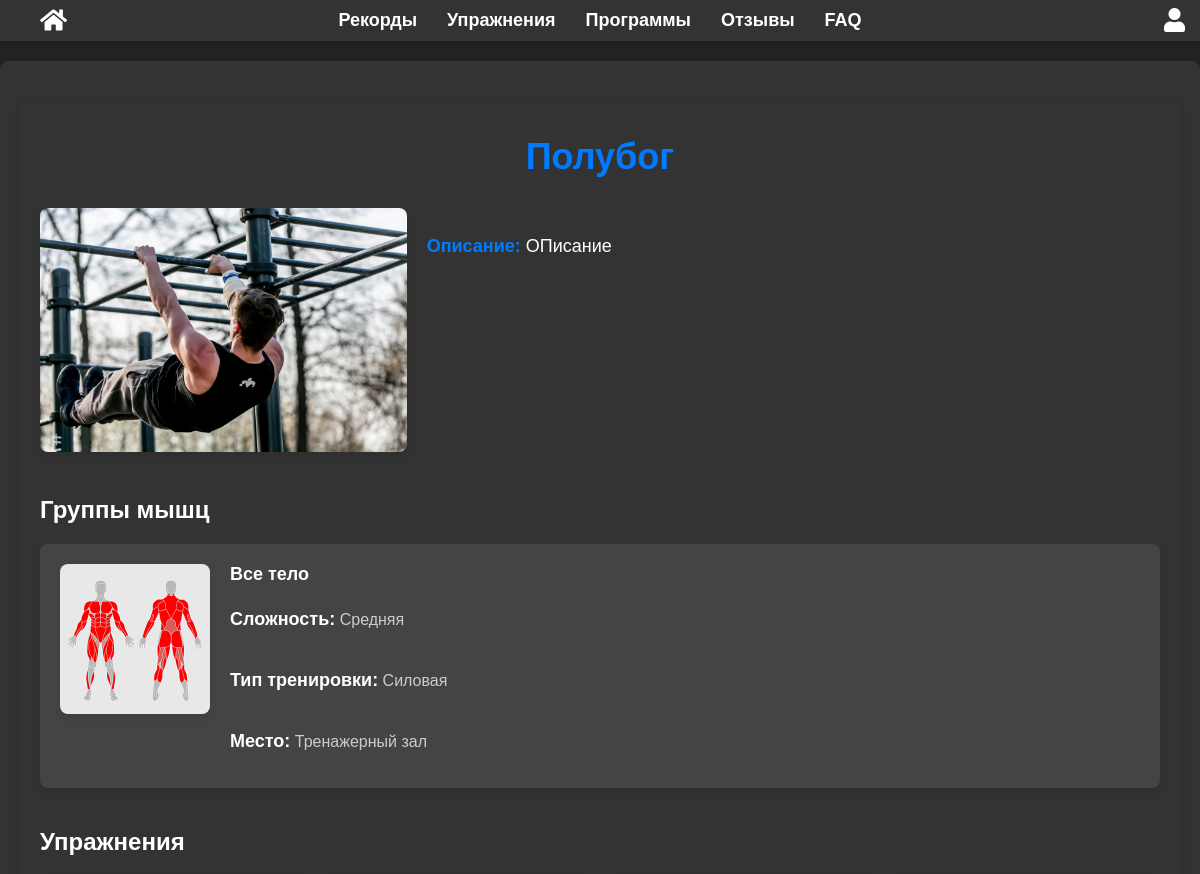
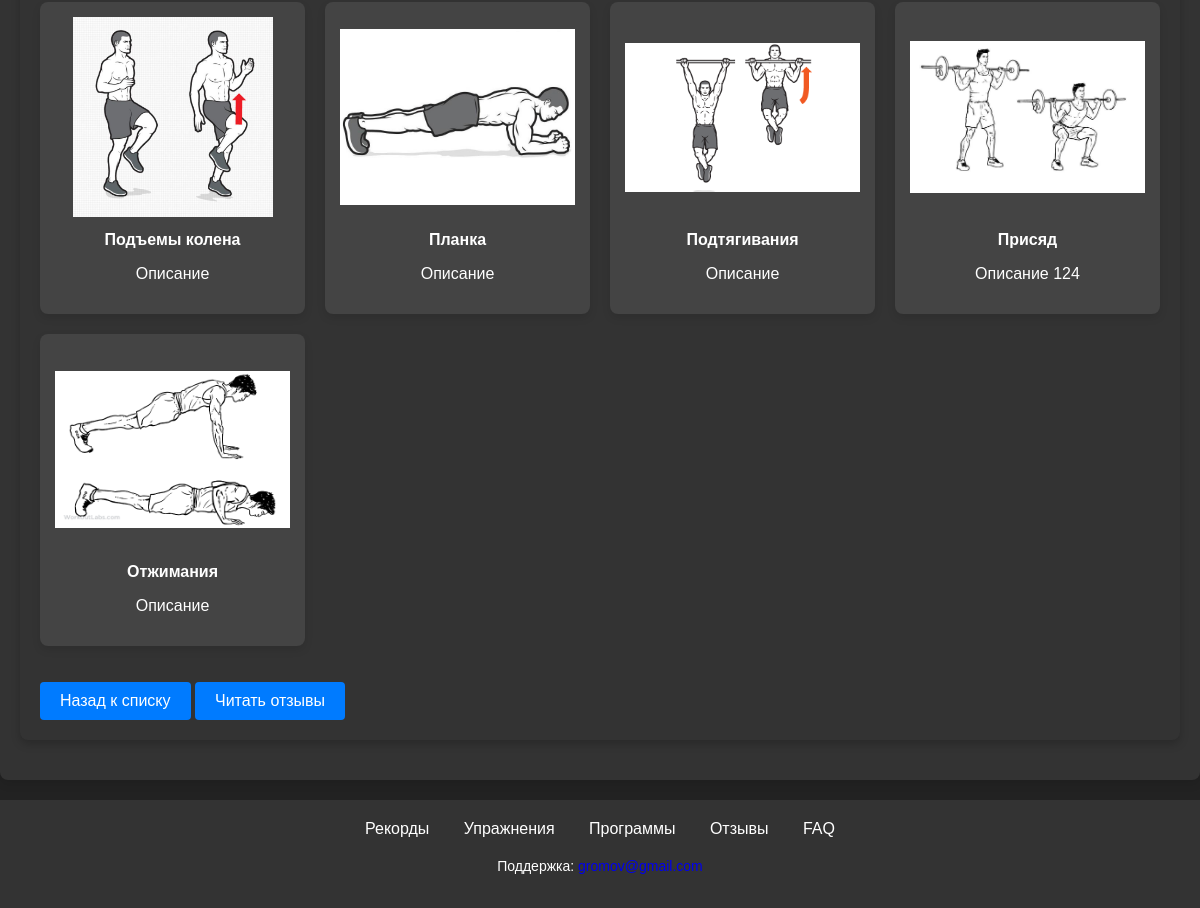
The page /workout/program/2/ on the database its author committed (2 pictures, top to bottom).
### workout/models.py (models this page shows, shortened)
class WorkoutProgram(models.Model):
    title = models.CharField(max_length=100, verbose_name="Название программы")
    image = models.ImageField(upload_to='workout_programs/', verbose_name="Изображение")
    description = models.TextField(verbose_name="Описание программы")
    muscle_groups = models.ManyToManyField(MuscleGroup, verbose_name="Группы мышц")
    exercises = models.ManyToManyField(Exercise, verbose_name="Упражнения")
    difficulty_level = models.CharField(
        max_length=10,
        choices=DifficultyLevel.choices,
        verbose_name="Уровень сложности",
        default=DifficultyLevel.EASY  # Устанавливаем дефолтное значение
    )
    workout_type = models.CharField(
        max_length=10,
        choices=WorkoutType.choices,
        verbose_name="Тип тренировки",
        default=WorkoutType.CARDIO  # Устанавливаем дефолтное значение
    )
    training_place = models.CharField(
        max_length=20,
        choices=TrainingPlace.choices,
        verbose_name="Место тренировки",
        default=TrainingPlace.GYM  # Устанавливаем дефолтное значение
    )
    class Meta:
        verbose_name = "Программа тренировки"
        verbose_name_plural = "Программы тренировок"

class MuscleGroup(models.Model):
    name = models.CharField(max_length=100, verbose_name="Название")
    image = models.ImageField(upload_to='muscle_groups/', verbose_name="Изображение")
    description = models.TextField(verbose_name="Описание")
    class Meta:
        verbose_name = "Группа мышц"
        verbose_name_plural = "Группы мышц"

class Exercise(models.Model):
    name = models.CharField(max_length=100, verbose_name="Название")
    description = models.TextField(verbose_name="Описание")
    image = models.ImageField(upload_to='exercises/', verbose_name="Изображение")
    technique_description = models.TextField(verbose_name="Описание техники выполнения")
    class Meta:
        verbose_name = "Упражнение"
        verbose_name_plural = "Упражнения"

### workout/views.py (the view)
# urls.py: path('program/<int:pk>/', views.workout_detail, name='workout_detail'),  # Страница подробностей программы
def workout_detail(request, pk):
    program = get_object_or_404(WorkoutProgram, pk=pk)
    return render(request, 'workout/workout_detail.html', {'program': program})

### workout/templates/workout/workout_detail.html (shortened to what this page needs)
{% extends 'workout/layout.html' %}
{% block content %}
<main class="program-detail-container">
        <h1 class="program-title">{{ program.title }}</h1>
        <div class="program-overview">
            <div class="program-image">
                <img src="{{ program.image.url }}" alt="{{ program.title }}">
            </div>
            <div class="program-info">
                <p><strong>Описание:</strong> {{ program.description }}</p>
            </div>
        </div>
        <section class="muscle-groups-section">
            <h2>Группы мышц</h2>
            <ul class="muscle-groups">
                {% for muscle_group in program.muscle_groups.all %}
                <li class="muscle-group">
                    <img src="{{ muscle_group.image.url }}" alt="{{ muscle_group.name }}">
                    <div class="muscle-group-content">
                        <div class="muscle-group-details">
                            <strong>{{ muscle_group.name }}</strong>
                            <p><strong>Сложность:</strong> {{ program.difficulty_level }}</p>
                            <p><strong>Тип тренировки:</strong> {{ program.workout_type }}</p>
                            <p><strong>Место:</strong> {{ program.training_place }}</p>
                        </div>
                    </div>
                </li>
                {% endfor %}
            </ul>
        </section>
        <section class="exercises-section">
            <h2>Упражнения</h2>
            <ul class="exercises">
                {% for exercise in program.exercises.all %}
                <li class="exercise">
                    <img src="{{ exercise.image.url }}" alt="{{ exercise.name }}">
                    <div>
                        <strong>{{ exercise.name }}</strong>
                        <p>{{ exercise.technique_description }}</p>
                    </div>
                </li>
                {% endfor %}
            </ul>
        </section>
    <a href="{% url 'workout_list' %}" class="back-link">Назад к списку</a>
    <a href="{% url 'program_reviews' program.pk %}" class="back-link">Читать отзывы</a>
</main>
{% endblock %}

### workout/templates/workout/layout.html (shortened to what this page needs)
{%load static%}
<!DOCTYPE html>
<html lang="ru">
<head>
  <link rel="stylesheet" href="{% static 'workout/css/main.css' %}">
    <link rel="stylesheet" href="{% static 'workout/css/filters.css' %}">
    <link rel="stylesheet" href="{% static 'workout/css/detail.css' %}">
  <link rel="stylesheet" href="https://cdnjs.cloudflare.com/ajax/libs/font-awesome/6.0.0-beta3/css/all.min.css">
    <link href="https://cdnjs.cloudflare.com/ajax/libs/font-awesome/5.15.4/css/all.min.css" rel="stylesheet">
</head>
<body>
  <header>
    <nav>
     <a href="{% url 'home' %}" class="home-icon" title="Главная страница">
        <i class="fa fa-home"></i>
      </a>
      <ul class="nav-links">
        <li><a href="{% url 'records:records' %}">Рекорды</a></li>
        <li><a href="{% url 'exercise_list' %}">Упражнения</a></li>
        <li><a href="{% url 'workout_list' %}">Программы</a></li>
        <li><a href="{% url 'all_reviews' %}">Отзывы</a></li>
        <li><a href="{% url 'faq' %}">FAQ</a></li>
      </ul>
      {% if user.is_authenticated %}
        <a href="{% url 'profile' %}" class="profile-icon" title="Личный профиль">
          <i class="fa fa-user"></i>
        </a>
      {% else %}
        <a href="{% url 'login' %}" class="profile-icon" title="Войти">
          <i class="fa fa-user"></i>
        </a>
      {% endif %}
    </nav>
  </header>
  <main>
      {% block content %}
      {% endblock %}
  </main>
  <footer>
    <nav>
      <ul>
        <li><a href="{% url 'records:records' %}">Рекорды</a></li>
        <li><a href="{% url 'exercise_list' %}">Упражнения</a></li>
        <li><a href="{% url 'workout_list' %}">Программы</a></li>
        <li><a href="{% url 'all_reviews' %}">Отзывы</a></li>
        <li><a href="{% url 'faq' %}">FAQ</a></li>
      </ul>
    </nav>
    <p>Поддержка: <a href="mailto:gromov@gmail.com">gromov@gmail.com</a></p>
  </footer>
</body>
</html>

### workout/static/workout/css/main.css (style rules this page uses)
html, body { height: 100%; margin: 0; padding: 0; font-family: Arial, sans-serif; background-color: #222; color: #fff; }
.home-icon { font-size: 24px; color: #fff; cursor: pointer; margin-left: 20px; position: absolute; left: 20px; top: 50%; transform: translateY(-50%); }
header { background-color: #333; color: #fff; padding: 10px 0; box-shadow: 0 4px 6px rgba(0, 0, 0, 0.1); }
header nav { display: flex; justify-content: center; align-items: center; position: relative; }
header nav ul { list-style-type: none; margin: 0; padding: 0; display: flex; }
header nav ul li { margin: 0 15px; }
header nav ul li a { color: #fff; text-decoration: none; font-weight: bold; font-size: 18px; transition: color 0.3s }
.profile-icon { font-size: 24px; color: #fff; }
main { flex: 1; padding: 20px; max-width: 1200px; margin: 20px auto; background-color: #333; box-shadow: 0 4px 10px rgba(0, 0, 0, 0.1); border-radius: 8px; }
footer { background-color: #333; color: #fff; padding: 20px 0; text-align: center; }
footer nav ul { list-style-type: none; margin: 0; padding: 0; }
footer nav ul li { display: inline; margin: 0 15px; }
footer nav ul li a { color: #fff; text-decoration: none; font-size: 16px; transition: color 0.3s; }
footer p { margin-top: 20px; font-size: 14px; }
.profile-icon { display: block; font-size: 24px; color: #fff; position: absolute; right: 15px; top: 50%; transform: translateY(-50%); }
.program-title { font-size: 16px; font-weight: bold; margin-top: 15px; margin-bottom: 15px; color: #fff; text-decoration: none; }
.program-info { color: #fff; font-size: 12px; text-align: left; width: 100%; margin-top: 15px; }
.program-info p { margin-bottom: 10px; }
.program-info strong { color: #007BFF; }
a { text-decoration: none; }

### workout/static/workout/css/detail.css (style rules this page uses)
.program-detail-container { max-width: 1200px; margin: 20px auto; padding: 20px; background-color: #333; border-radius: 8px; box-shadow: 0 4px 10px rgba(0, 0, 0, 0.2); color: #fff; }
.program-title { text-align: center; font-size: 36px; margin-bottom: 30px; color: #007BFF; }
.program-overview { display: grid; grid-template-columns: 1fr 2fr; gap: 20px; align-items: start; margin-bottom: 40px; }
.program-image img { max-width: 100%; height: auto; border-radius: 8px; object-fit: contain; box-shadow: 0 4px 10px rgba(0, 0, 0, 0.1); }
.program-info p { margin: 10px 0; font-size: 18px; line-height: 1.5; }
.program-info strong { color: #007BFF; }
.muscle-groups-section { margin-top: 40px; }
.muscle-groups { list-style: none; padding: 0; display: grid; grid-template-columns: 1fr; gap: 20px; }
.muscle-group { background-color: #444; padding: 20px; border-radius: 8px; box-shadow: 0 4px 8px rgba(0, 0, 0, 0.1); display: flex; gap: 20px; align-items: flex-start; transition: transform 0.3s, box-shadow 0.3s; }
.muscle-group img { width: 150px; height: 150px; object-fit: cover; border-radius: 8px; box-shadow: 0 4px 8px rgba(0, 0, 0, 0.1); flex-shrink: 0; }
.muscle-group-content { flex: 1; display: flex; flex-direction: column; justify-content: space-between; gap: 10px; }
.muscle-group-details { display: flex; flex-direction: column; gap: 8px; font-size: 16px; color: #ccc; }
.muscle-group-details strong { font-size: 18px; color: #fff; }
.exercises-section { margin-top: 40px; }
.exercises { list-style: none; padding: 0; display: grid; grid-template-columns: repeat(auto-fit, minmax(250px, 1fr)); gap: 20px; }
.exercise { background-color: #444; padding: 15px; border-radius: 8px; box-shadow: 0 4px 8px rgba(0, 0, 0, 0.1); text-align: center; transition: transform 0.3s, box-shadow 0.3s; }
.exercise img { width: 100%; height: 200px; object-fit: contain; border-radius: 8px; margin-bottom: 10px; }
.back-link { display: inline-block; margin-top: 20px; padding: 10px 20px; background-color: #007BFF; color: #fff; text-decoration: none; border-radius: 4px; transition: background-color 0.3s; }

### rows shown on the page
WorkoutProgram: title "Полубог", image (picture), description "ОПисание", difficulty_level "Средняя", workout_type "Силовая", training_place "Тренажерный зал"
MuscleGroup: image (picture), name "Все тело"
Exercise: image (picture), name "Подъемы колена", technique_description "Описание"
Exercise: image (picture), name "Планка", technique_description "Описание"
Exercise: image (picture), name "Подтягивания", technique_description "Описание"
Exercise: image (picture), name "Присяд", technique_description "Описание 124"
Exercise: image (picture), name "Отжимания", technique_description "Описание"
